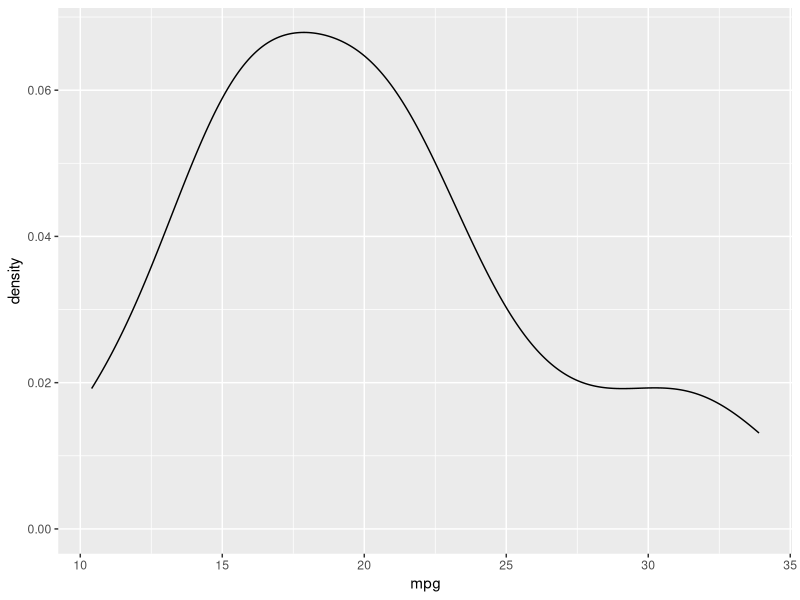
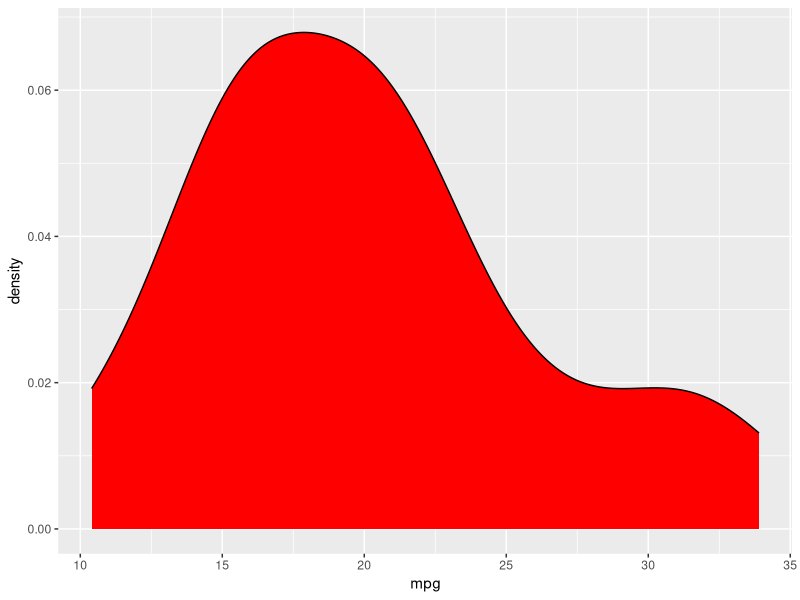
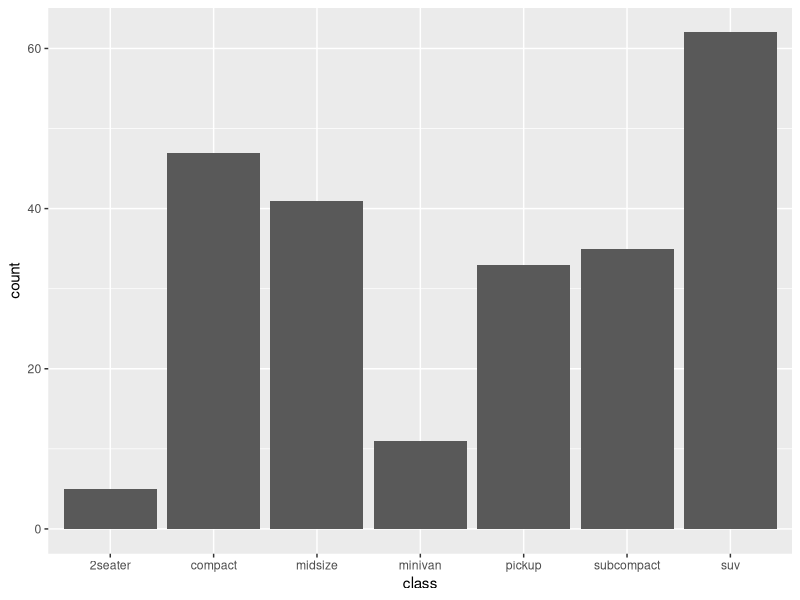
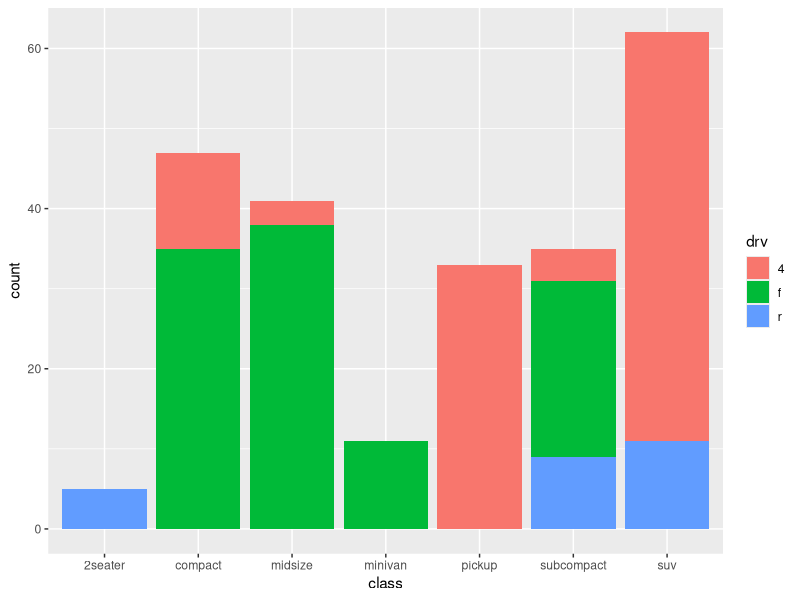
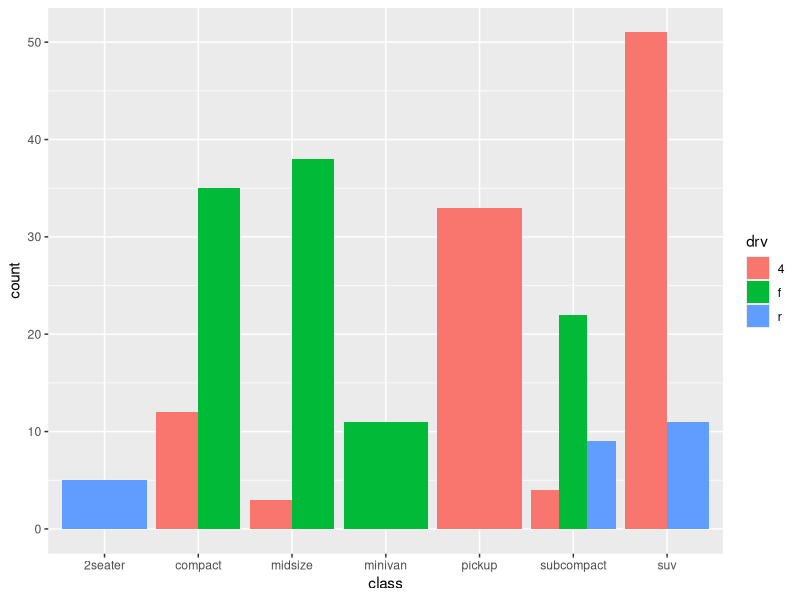
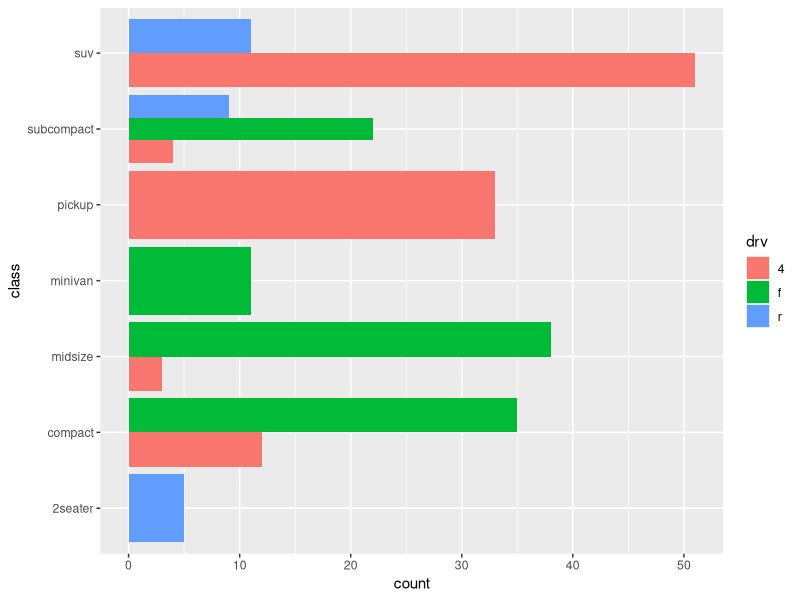

Here is the R script that generated these plots, in order:
## ---- chunk 1
knitr::opts_chunk$set(echo = TRUE)
## ---- chunk 2
head(mtcars)
## ---- chunk 3
library(ggplot2)
library(dplyr)
## ---- chunk 4
mtcars %>% ggplot() + geom_density(aes(mpg))
## ---- chunk 5
mtcars %>% ggplot(aes()) + geom_density(aes(mpg), fill = "red")
## ---- chunk 6
mpg
## ---- chunk 7
mpg %>% ggplot(aes(class)) + geom_bar()
## ---- chunk 8
mpg %>% ggplot(aes(class)) + geom_bar(aes(fill = drv))
## ---- chunk 9
mpg %>% ggplot(aes(class)) + geom_bar(aes(fill = drv), position = "dodge")
## ---- chunk 10
mpg %>% ggplot(aes(class)) + geom_bar(aes(fill = drv), position = "dodge") + coord_flip()
## ---- chunk 11
std.data <- data.frame(std_id = c(1:5), 
                       std_name=c("Sam", "Rick", "Dan", "Ryan", "Rex"),
                       Marks = c(80, 85, 93, 95, 88))
print(std.data)
